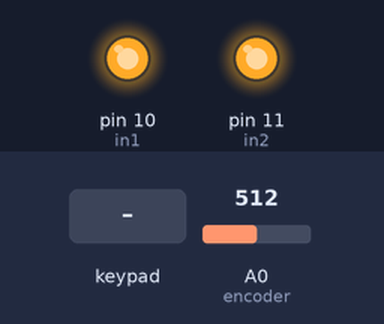
The sketch below on a simulated Arduino Uno, built with avr-gcc and run on an emulated ATmega328P. On the bench: output pins drawn as LEDs (lit = HIGH). The inputs (shaded band) are chosen by the test bench; at power-on: A0 (encoder) = 512. Pins used as bus, display or sensor lines are not drawn; what the sketch prints to the serial monitor is not drawn.

Above: at 1.7 s.
1.8 s: A0 (encoder) set to 523
At 3.1 s:
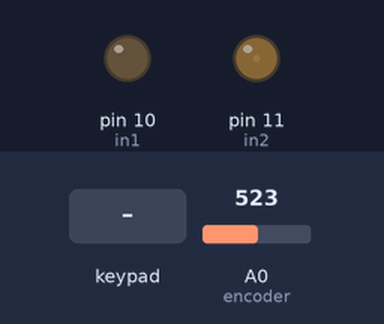
3.4 s: keypad keys 1 3 9 7 # pressed 0.4 s apart
At 6.6 s:
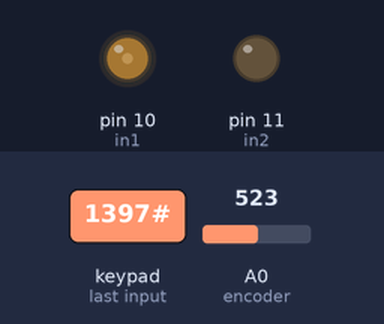
7.4 s: key '#' pressed
At 8.9 s:
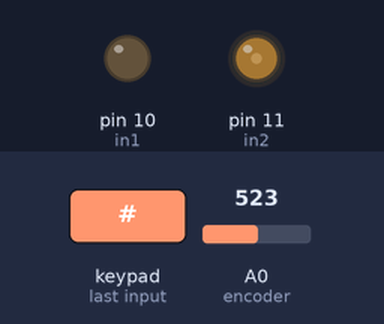
9.2 s: A0 (encoder) set to 191
At 10.6 s:
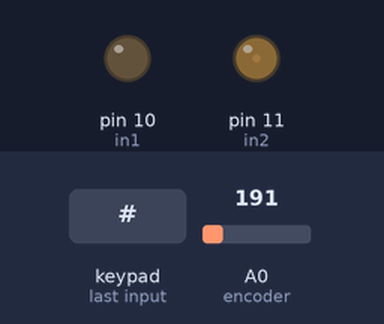
10.9 s: A0 (encoder) set to 174
At 12.3 s:
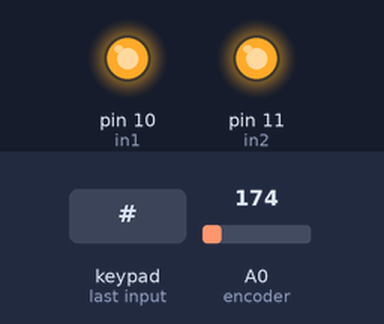
12.6 s: A0 (encoder) set to 190
At 14.0 s:
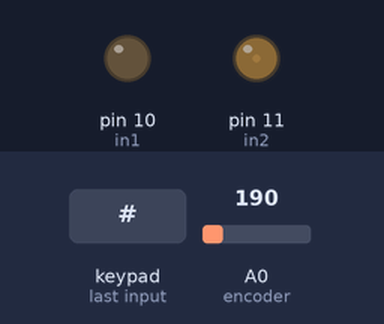
Timing chart, 0 to 15.2 s (numbered marks = the images above; inputs shaded):
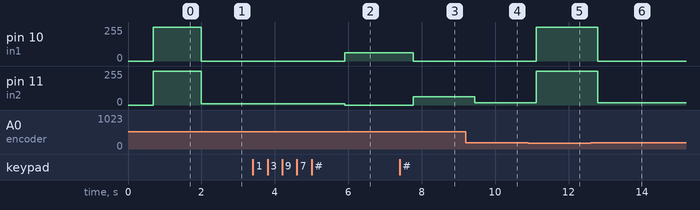

Measured:
- the behaviour switches between 515 and 516 on A0 (encoder) (found by bisection; images 0 and 1)
- the behaviour switches between 175 and 174 on A0 (encoder) (found by bisection; images 4 and 5)
- after the input at 1.8 s, pin 10 (in1): 255/255 → 0/255 after 0.19 s; pin 11 (in2): 255/255 → 10/255 after 0.19 s
- after the input at 3.4 s, pin 10 (in1): 0/255 → 63/255 after 2.5 s; pin 11 (in2): 10/255 → 0/255 after 2.5 s
- after the input at 7.4 s, pin 10 (in1): 63/255 → 0/255 after 0.37 s; pin 11 (in2): 0/255 → 63/255 after 0.37 s
- after the input at 9.2 s, pin 11 (in2): 63/255 → 17/255 after 0.25 s
- after the input at 10.9 s, pin 10 (in1): 0/255 → 255/255 after 0.22 s; pin 11 (in2): 17/255 → 255/255 after 0.22 s
- after the input at 12.6 s, pin 10 (in1): 255/255 → 0/255 after 0.20 s; pin 11 (in2): 255/255 → 17/255 after 0.20 s

The sketch:

ControlePosicaoServoProteusPID.ino
```cpp
// ControlePosicaoServo.ino

#include <Keypad.h>
#define encoder A0


class PID{
public:

	double error;
	double sample;
	double lastSample;
	double kP, kI, kD;
	double P, I, D;
	double pid;

	double setPoint;
	long lastProcess;

	PID(double _kP, double _kI, double _kD){
		kP = _kP;
		kI = _kI;
		kD = _kD;
	}

	void addNewSample(double _sample){
		sample = _sample;
	}

	void setSetPoint(double _setPoint){
		setPoint = _setPoint;
	}

	double process(){
		// Implementação P ID
		error = setPoint - sample;
		float deltaTime = (millis() - lastProcess) / 1000.0;
		lastProcess = millis();

		//P
		P = error * kP;

		//I
		I = I + (error * kI) * deltaTime;

		//D
		D = (lastSample - sample) * kD / deltaTime;
		lastSample = sample;

		// Soma tudo
		pid = P + I + D;

		return pid;
	}
};

const byte ROWS = 4; //four rows
const byte COLS = 3; //three columns
char keys[ROWS][COLS] = {
  {'1','2','3'},
  {'4','5','6'},
  {'7','8','9'},
  {'*','0','#'}
};

byte rowPins[ROWS] = {5, 4, 3, 2}; //connect to the row pinouts of the keypad
byte colPins[COLS] = {8, 7, 6}; //connect to the column pinouts of the keypad
Keypad keypad = Keypad( makeKeymap(keys), rowPins, colPins, ROWS, COLS );
int in1 = 10;
int in2 = 11;
int enable1 = 2;
int enable2 = 4;
int referencia, referenciaFinal;
int encoderValue;
int posicaoAtual;
int erro;

PID meuPid(1.0, 0, 0);

void setup() {
	pinMode(in1, OUTPUT);
	pinMode(in2, OUTPUT);
	pinMode(enable1, OUTPUT);
	pinMode(enable2, OUTPUT);
	Serial.begin(9600); //set up serial port
  	delay(500);
  	digitalWrite(enable1, HIGH);
  	encoderValue = analogRead(encoder);
    referenciaFinal = map(map(encoderValue,0,1023,-135,135),-135,135,-45,225);
}

void loop() {
  char key = keypad.getKey();
  if(referencia>180){
  	referencia=0000;
  }
  if (key != NO_KEY){
  	if(key == '#'){
  		if(referencia<=180){
   			referenciaFinal = referencia;
   		}
   		referencia = 0;
  	}else{
  		int multiplicador;
  		switch (key) {
  			case '0':
  		      multiplicador = 0;
  		      break;
  		    case '1':
  		      multiplicador = 1;
  		      break;
  		    case '2':
  		  	  multiplicador = 2;
  		      break;
  		    case '3':
		  	  multiplicador = 3;
  		      break;
  		    case '4':
		  	  multiplicador = 4;
  		      break;
  		    case '5':
		  	  multiplicador = 5;
  		      break;
  		    case '6':
		  	  multiplicador = 6;
  		      break;
  		    case '7':
		  	  multiplicador = 7;
  		    break;
  		    case '8':
		  	  multiplicador = 8;
  		    break;
  		    case '9':
		  	  multiplicador = 9;
  		    break;
  		    default:
  		      break;
  		}
  		if(referencia<1){
  			referencia=multiplicador;
  		}else if(referencia<100){
  		   	referencia=referencia*10+multiplicador;
  		}
  	}
  }
	encoderValue = analogRead(encoder);
	posicaoAtual = map(map(encoderValue,0,1023,-135,135),-135,135,-45,225);
	Serial.write(254);  // start LCD control mode before sending control instruction to it
	Serial.write(1);  delay(10);  // Clear LCD, delay is a must.
	Serial.println("Atual:");
	Serial.println(posicaoAtual);
	//Pula linha
	Serial.write(254);  // start LCD control mode before sending control instruction to it
	Serial.write(192);  delay(10);  // Clear LCD, delay is a must.
	Serial.println("Ref:");
	Serial.println(referenciaFinal);
	Serial.println(referencia);
	delay(165);  // Clear LCD, delay is a must.
	// Envia a amostra
	meuPid.addNewSample(posicaoAtual); //0 a 180
	// Envia a referencia
	meuPid.setSetPoint(referenciaFinal); //0 a 180
	// Converte para controle
	erro = (meuPid.process());
	erro = map(erro,0,180,0,255);
	erro=10*erro;
	if(erro>255){
		erro=255;
	}else if(erro<-255){
		erro=-255;
	}
	if(erro<0){
		erro = -erro/4;
		analogWrite(in1, 0);
		analogWrite(in2, erro);
	}else if(erro>0){
		erro = erro/4;
		analogWrite(in1, erro);
		analogWrite(in2, 0);
	}
	else{
		digitalWrite(in1, HIGH);
		digitalWrite(in2, HIGH);
	}
}
```
